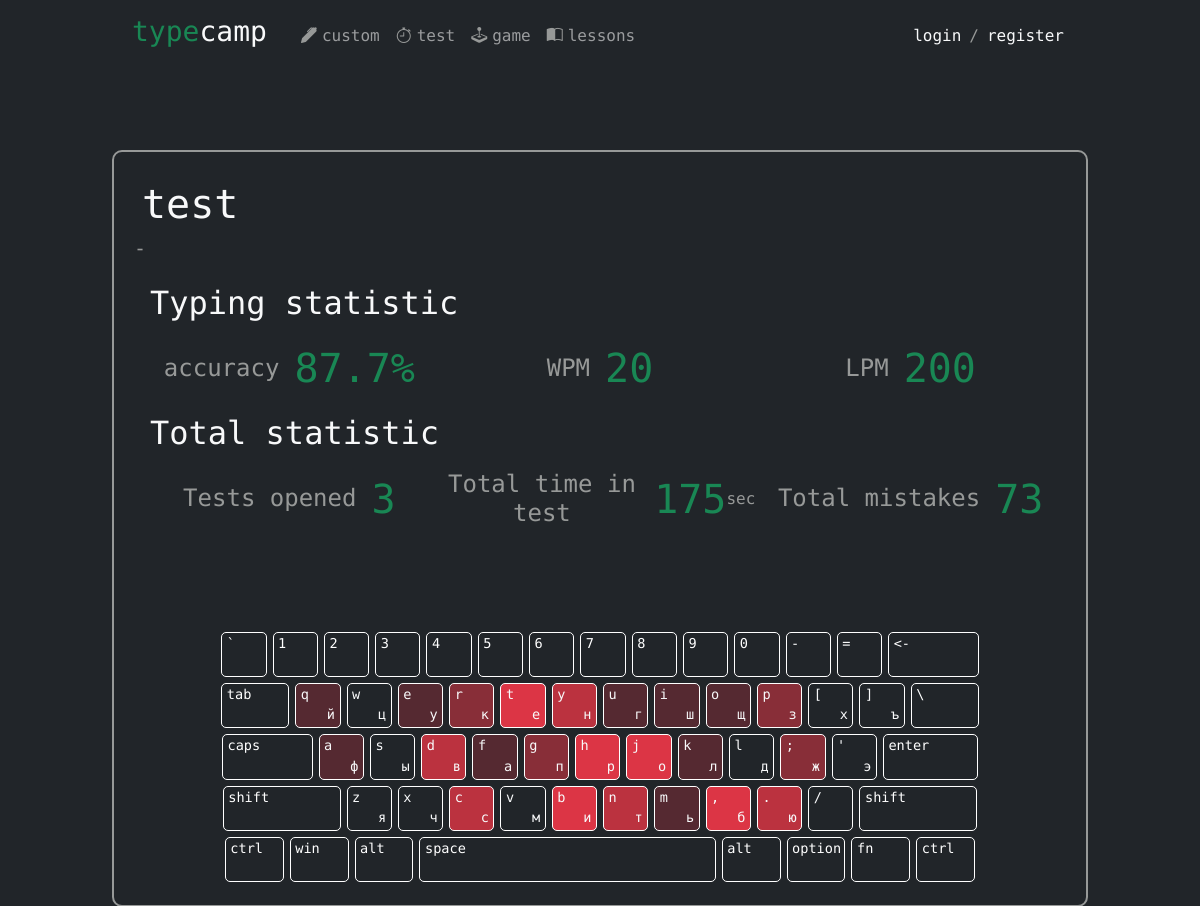
The page /profile/27/ on the database as committed earlier.
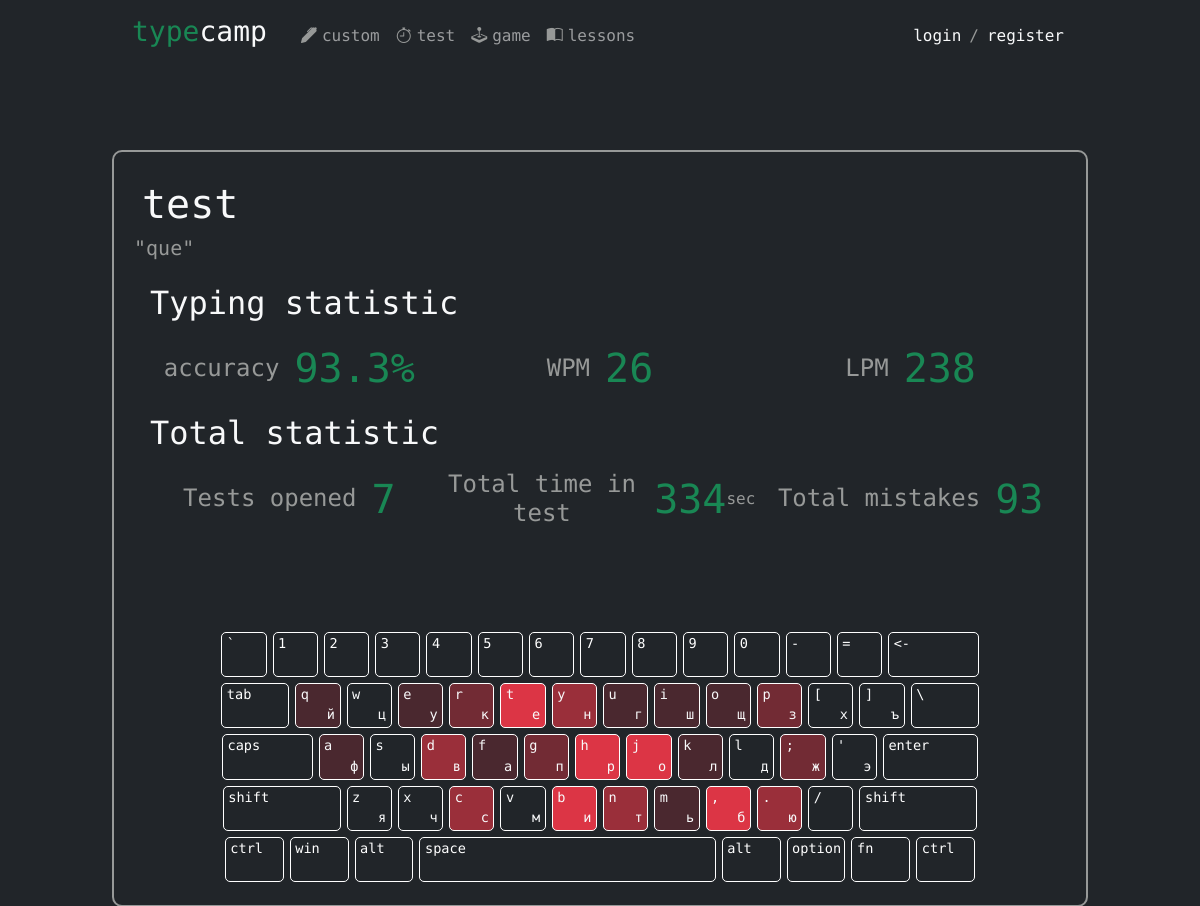
The same page on the database as committed later.
### typecamp_app/models.py (models this page shows, shortened)
class Profile(models.Model):
    user = models.OneToOneField(settings.AUTH_USER_MODEL, on_delete=models.CASCADE, primary_key=True)
    quote = models.CharField(max_length=200, null=True, blank=True)
    keys = models.JSONField('keys', default=keys_default)
    wpm = models.IntegerField(default=0)
    total_stat = models.JSONField('total_stats', default=total_stat_default)

### typecamp_app/views.py (the view)
# urls.py: re_path(r'^profile/(?P<id>\d+)/$', user_detail, name='user_detail'),
def user_detail(request, id):
    user = User.objects.get(id=id)
    profile = Profile.objects.get(user=user)
    stats = profile.total_stat
    keys = profile.keys
    for key, val in keys.items():
                if (stats['total_mistakes'] == 0):
                    keys[key] = 0
                else:
                    keys[key] /= stats['total_mistakes']
                    keys[key] *= 20
    if stats['total_test_cnt'] == 0:
        total_accuracy = 0
        total_wpm = 0
        total_lpm = 0
    else:
        total_accuracy = stats['total_accuracy'] / stats['total_test_cnt']
        total_wpm = stats['total_wpm'] / stats['total_test_cnt']
        total_lpm = stats['total_lpm'] / stats['total_test_cnt']
    return render(request, 'profile.html',
    {'profile':profile,
    'history':user.history_set.all(),
    'total_accuracy':total_accuracy,
    'total_wpm':total_wpm,
    'total_lpm':total_lpm,
    'total_time':stats['total_time'],
    'total_tests_cnt':stats['total_test_cnt'],
    'total_mistakes':stats['total_mistakes'],
    'keys':keys
    })

### typecamp_app/templates/profile.html (shortened to what the changed rows need)
{% extends "base.html" %}
{% block content %}
<div class="profile-block d-flex">
    <div class="profile-main-info">
        <div class='text-left'>
            <div class="d-flex">
                <h1 class="m-2 {% if profile.user.is_superuser %}text-danger{% else%}{% if profile.user.is_staff%}text-primary{% else %}text-light {% endif %}{% endif %}">{{ profile.user.username }}</h1>
            </div>
            <h5 class="text-left">
                {% if profile.quote != None %}
                "{{profile.quote}}"
                {% else %}
                -
                {% endif %}
            </h5>
        </div>
    </div>
    <h2 class="text-light m-3">Typing statistic</h2>
    <div class="profile-stats">
        <div><h4>accuracy</h4><span class="text-success profile-stats-num">{{ total_accuracy|floatformat:1 }}%</span></div>
        <div><h4>WPM</h4><span class="text-success profile-stats-num">{{ total_wpm|floatformat:0 }}</span></div>
        <div><h4>LPM</h4><span class="text-success profile-stats-num">{{ total_lpm|floatformat:0 }}</span></div>
    </div>
    <h2 class="text-light m-3">Total statistic</h2>
    <div class="profile-stats">
        <div><h4>Tests opened</h4><span class="text-success profile-stats-num">{{ total_tests_cnt }}</span></div>
        <div><h4>Total time in test</h4><span class="text-success profile-stats-num">{{ total_time }}</span>sec</div>
        <div><h4>Total mistakes</h4><span class="text-success profile-stats-num">{{ total_mistakes }}</span></div>
    </div>
{% endblock content %}

Rows that differ between the two databases and show on the page:
changed Profile "test": quote (not shown) → "que"
Other text that changed with them:
{{ total_accuracy|floatformat:1 }}: "87.7" → "93.3"
{{ total_wpm|floatformat:0 }}: "20" → "26"
{{ total_lpm|floatformat:0 }}: "200" → "238"
{{ total_tests_cnt }}: "3" → "7"
{{ total_time }}: "175" → "334"
{{ total_mistakes }}: "73" → "93"
